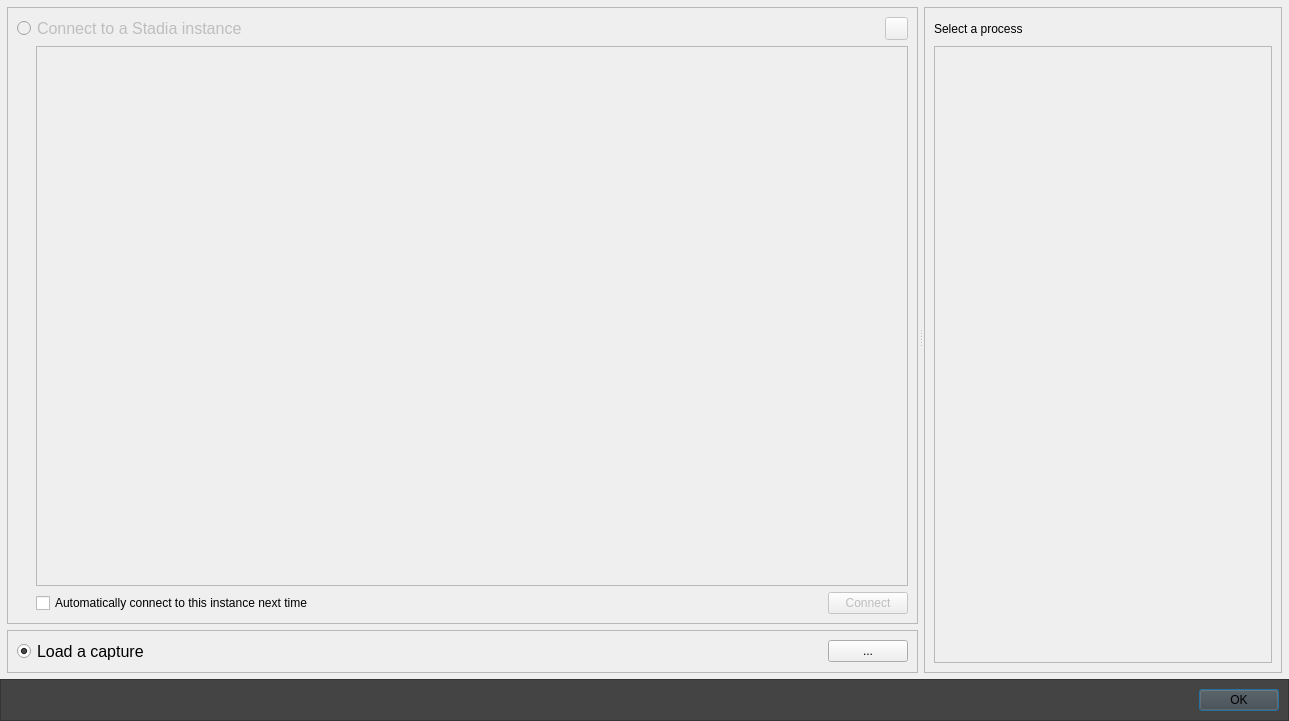
<?xml version="1.0" encoding="UTF-8"?>
<ui version="4.0">
 <class>ProfilingTargetDialog</class>
 <widget class="QDialog" name="ProfilingTargetDialog">
  <property name="geometry">
   <rect>
    <x>0</x>
    <y>0</y>
    <width>1289</width>
    <height>721</height>
   </rect>
  </property>
  <property name="windowTitle">
   <string>Orbit</string>
  </property>
  <layout class="QGridLayout" name="gridLayout_2">
   <property name="leftMargin">
    <number>0</number>
   </property>
   <property name="topMargin">
    <number>0</number>
   </property>
   <property name="rightMargin">
    <number>0</number>
   </property>
   <property name="bottomMargin">
    <number>0</number>
   </property>
   <item row="0" column="0">
    <layout class="QVBoxLayout" name="verticalLayout_4" stretch="1,0">
     <property name="leftMargin">
      <number>0</number>
     </property>
     <property name="topMargin">
      <number>0</number>
     </property>
     <property name="rightMargin">
      <number>0</number>
     </property>
     <item>
      <widget class="QSplitter" name="splitter">
       <property name="orientation">
        <enum>Qt::Horizontal</enum>
       </property>
       <property name="handleWidth">
        <number>6</number>
       </property>
       <widget class="QFrame" name="frame">
        <property name="sizePolicy">
         <sizepolicy hsizetype="Preferred" vsizetype="Preferred">
          <horstretch>0</horstretch>
          <verstretch>0</verstretch>
         </sizepolicy>
        </property>
        <property name="frameShape">
         <enum>QFrame::NoFrame</enum>
        </property>
        <property name="frameShadow">
         <enum>QFrame::Raised</enum>
        </property>
        <layout class="QGridLayout" name="gridLayout">
         <property name="leftMargin">
          <number>7</number>
         </property>
         <property name="topMargin">
          <number>7</number>
         </property>
         <property name="rightMargin">
          <number>0</number>
         </property>
         <property name="bottomMargin">
          <number>0</number>
         </property>
         <item row="0" column="0">
          <layout class="QVBoxLayout" name="verticalLayout">
           <item>
            <widget class="QFrame" name="instanceFrame">
             <property name="sizePolicy">
              <sizepolicy hsizetype="Preferred" vsizetype="Preferred">
               <horstretch>0</horstretch>
               <verstretch>0</verstretch>
              </sizepolicy>
             </property>
             <property name="frameShape">
              <enum>QFrame::StyledPanel</enum>
             </property>
             <property name="frameShadow">
              <enum>QFrame::Raised</enum>
             </property>
             <layout class="QVBoxLayout" name="verticalLayout_2">
              <item>
               <layout class="QHBoxLayout" name="horizontalLayout_4" stretch="0,1,0">
                <property name="spacing">
                 <number>0</number>
                </property>
                <item>
                 <widget class="QRadioButton" name="connectToStadiaInstanceRadioButton">
                  <property name="enabled">
                   <bool>false</bool>
                  </property>
                  <property name="minimumSize">
                   <size>
                    <width>0</width>
                    <height>23</height>
                   </size>
                  </property>
                  <property name="font">
                   <font>
                    <pointsize>12</pointsize>
                   </font>
                  </property>
                  <property name="text">
                   <string>Connect to a Stadia instance</string>
                  </property>
                  <property name="checked">
                   <bool>false</bool>
                  </property>
                  <attribute name="buttonGroup">
                   <string notr="true">buttonGroup</string>
                  </attribute>
                 </widget>
                </item>
                <item>
                 <spacer name="horizontalSpacer_4">
                  <property name="orientation">
                   <enum>Qt::Horizontal</enum>
                  </property>
                  <property name="sizeHint" stdset="0">
                   <size>
                    <width>40</width>
                    <height>20</height>
                   </size>
                  </property>
                 </spacer>
                </item>
                <item>
                 <widget class="QPushButton" name="refreshButton">
                  <property name="enabled">
                   <bool>false</bool>
                  </property>
                  <property name="maximumSize">
                   <size>
                    <width>23</width>
                    <height>23</height>
                   </size>
                  </property>
                  <property name="baseSize">
                   <size>
                    <width>0</width>
                    <height>0</height>
                   </size>
                  </property>
                  <property name="toolTip">
                   <string>Refresh Instance list</string>
                  </property>
                  <property name="icon">
                   <iconset resource="../icons/orbiticons.qrc">
                    <normaloff>:/actions/refresh</normaloff>:/actions/refresh</iconset>
                  </property>
                  <property name="autoDefault">
                   <bool>true</bool>
                  </property>
                 </widget>
                </item>
               </layout>
              </item>
              <item>
               <layout class="QHBoxLayout" name="horizontalLayout">
                <property name="spacing">
                 <number>0</number>
                </property>
                <property name="leftMargin">
                 <number>0</number>
                </property>
                <property name="bottomMargin">
                 <number>0</number>
                </property>
                <item>
                 <spacer name="horizontalSpacer">
                  <property name="orientation">
                   <enum>Qt::Horizontal</enum>
                  </property>
                  <property name="sizeType">
                   <enum>QSizePolicy::Fixed</enum>
                  </property>
                  <property name="sizeHint" stdset="0">
                   <size>
                    <width>19</width>
                    <height>20</height>
                   </size>
                  </property>
                 </spacer>
                </item>
                <item>
                 <widget class="QTableView" name="instancesTableView">
                  <property name="enabled">
                   <bool>false</bool>
                  </property>
                  <property name="focusPolicy">
                   <enum>Qt::NoFocus</enum>
                  </property>
                  <property name="alternatingRowColors">
                   <bool>true</bool>
                  </property>
                  <property name="selectionMode">
                   <enum>QAbstractItemView::SingleSelection</enum>
                  </property>
                  <property name="selectionBehavior">
                   <enum>QAbstractItemView::SelectRows</enum>
                  </property>
                  <attribute name="horizontalHeaderStretchLastSection">
                   <bool>true</bool>
                  </attribute>
                  <widget class="OrbitQt::OverlayWidget" name="instancesTableOverlay" native="true">
                   <property name="geometry">
                    <rect>
                     <x>0</x>
                     <y>0</y>
                     <width>100</width>
                     <height>30</height>
                    </rect>
                   </property>
                   <property name="visible">
                    <bool>false</bool>
                   </property>
                  </widget>
                 </widget>
                </item>
               </layout>
              </item>
              <item>
               <layout class="QHBoxLayout" name="horizontalLayout_5" stretch="0,1,0">
                <property name="spacing">
                 <number>0</number>
                </property>
                <item>
                 <spacer name="horizontalSpacer_7">
                  <property name="orientation">
                   <enum>Qt::Horizontal</enum>
                  </property>
                  <property name="sizeType">
                   <enum>QSizePolicy::Fixed</enum>
                  </property>
                  <property name="sizeHint" stdset="0">
                   <size>
                    <width>19</width>
                    <height>20</height>
                   </size>
                  </property>
                 </spacer>
                </item>
                <item>
                 <widget class="QCheckBox" name="rememberCheckBox">
                  <property name="toolTip">
                   <string>Connect to the selected instance on Orbits next start</string>
                  </property>
                  <property name="text">
                   <string>Automatically connect to this instance next time</string>
                  </property>
                 </widget>
                </item>
                <item>
                 <widget class="QPushButton" name="connectButton">
                  <property name="enabled">
                   <bool>false</bool>
                  </property>
                  <property name="text">
                   <string>Connect</string>
                  </property>
                 </widget>
                </item>
               </layout>
              </item>
             </layout>
            </widget>
           </item>
           <item>
            <widget class="QFrame" name="captureFrame">
             <property name="frameShape">
              <enum>QFrame::StyledPanel</enum>
             </property>
             <property name="frameShadow">
              <enum>QFrame::Raised</enum>
             </property>
             <layout class="QHBoxLayout" name="horizontalLayout_2">
              <item>
               <widget class="QRadioButton" name="loadCaptureRadioButton">
                <property name="minimumSize">
                 <size>
                  <width>0</width>
                  <height>23</height>
                 </size>
                </property>
                <property name="font">
                 <font>
                  <pointsize>12</pointsize>
                 </font>
                </property>
                <property name="text">
                 <string>Load a capture</string>
                </property>
                <property name="checked">
                 <bool>true</bool>
                </property>
                <attribute name="buttonGroup">
                 <string notr="true">buttonGroup</string>
                </attribute>
               </widget>
              </item>
              <item>
               <spacer name="horizontalSpacer_2">
                <property name="orientation">
                 <enum>Qt::Horizontal</enum>
                </property>
                <property name="sizeHint" stdset="0">
                 <size>
                  <width>454</width>
                  <height>20</height>
                 </size>
                </property>
               </spacer>
              </item>
              <item>
               <widget class="QLabel" name="chosen_file_label">
                <property name="text">
                 <string/>
                </property>
               </widget>
              </item>
              <item>
               <widget class="QPushButton" name="loadFromFileButton">
                <property name="text">
                 <string>...</string>
                </property>
               </widget>
              </item>
             </layout>
            </widget>
           </item>
          </layout>
         </item>
        </layout>
       </widget>
       <widget class="QFrame" name="processesFrame">
        <property name="sizePolicy">
         <sizepolicy hsizetype="Preferred" vsizetype="Preferred">
          <horstretch>0</horstretch>
          <verstretch>0</verstretch>
         </sizepolicy>
        </property>
        <property name="frameShape">
         <enum>QFrame::NoFrame</enum>
        </property>
        <property name="frameShadow">
         <enum>QFrame::Raised</enum>
        </property>
        <layout class="QGridLayout" name="gridLayout_3">
         <property name="leftMargin">
          <number>0</number>
         </property>
         <property name="topMargin">
          <number>7</number>
         </property>
         <property name="rightMargin">
          <number>7</number>
         </property>
         <property name="bottomMargin">
          <number>0</number>
         </property>
         <item row="0" column="0">
          <widget class="QFrame" name="frame_3">
           <property name="frameShape">
            <enum>QFrame::StyledPanel</enum>
           </property>
           <property name="frameShadow">
            <enum>QFrame::Raised</enum>
           </property>
           <layout class="QVBoxLayout" name="verticalLayout_3">
            <item>
             <widget class="QLabel" name="label_2">
              <property name="minimumSize">
               <size>
                <width>0</width>
                <height>23</height>
               </size>
              </property>
              <property name="text">
               <string>Select a process</string>
              </property>
             </widget>
            </item>
            <item>
             <widget class="QTableView" name="processesTableView">
              <property name="enabled">
               <bool>false</bool>
              </property>
              <property name="alternatingRowColors">
               <bool>true</bool>
              </property>
              <property name="selectionMode">
               <enum>QAbstractItemView::SingleSelection</enum>
              </property>
              <property name="selectionBehavior">
               <enum>QAbstractItemView::SelectRows</enum>
              </property>
              <widget class="OrbitQt::OverlayWidget" name="processesTableOverlay" native="true">
               <property name="geometry">
                <rect>
                 <x>0</x>
                 <y>0</y>
                 <width>100</width>
                 <height>30</height>
                </rect>
               </property>
               <property name="visible">
                <bool>false</bool>
               </property>
              </widget>
             </widget>
            </item>
           </layout>
          </widget>
         </item>
        </layout>
       </widget>
      </widget>
     </item>
     <item>
      <widget class="QFrame" name="frame_2">
       <property name="styleSheet">
        <string notr="true">background-color: rgb(68, 68, 68)</string>
       </property>
       <property name="frameShape">
        <enum>QFrame::StyledPanel</enum>
       </property>
       <property name="frameShadow">
        <enum>QFrame::Raised</enum>
       </property>
       <layout class="QHBoxLayout" name="horizontalLayout_3">
        <item>
         <spacer name="horizontalSpacer_3">
          <property name="orientation">
           <enum>Qt::Horizontal</enum>
          </property>
          <property name="sizeHint" stdset="0">
           <size>
            <width>1183</width>
            <height>20</height>
           </size>
          </property>
         </spacer>
        </item>
        <item>
         <widget class="QDialogButtonBox" name="buttonBox">
          <property name="sizePolicy">
           <sizepolicy hsizetype="Fixed" vsizetype="Fixed">
            <horstretch>0</horstretch>
            <verstretch>0</verstretch>
           </sizepolicy>
          </property>
          <property name="standardButtons">
           <set>QDialogButtonBox::Ok</set>
          </property>
         </widget>
        </item>
       </layout>
      </widget>
     </item>
    </layout>
   </item>
  </layout>
 </widget>
 <customwidgets>
  <customwidget>
   <class>OrbitQt::OverlayWidget</class>
   <extends>QWidget</extends>
   <header>OverlayWidget.h</header>
  </customwidget>
 </customwidgets>
 <resources>
  <include location="../icons/orbiticons.qrc"/>
 </resources>
 <connections/>
 <buttongroups>
  <buttongroup name="buttonGroup"/>
 </buttongroups>
</ui>
